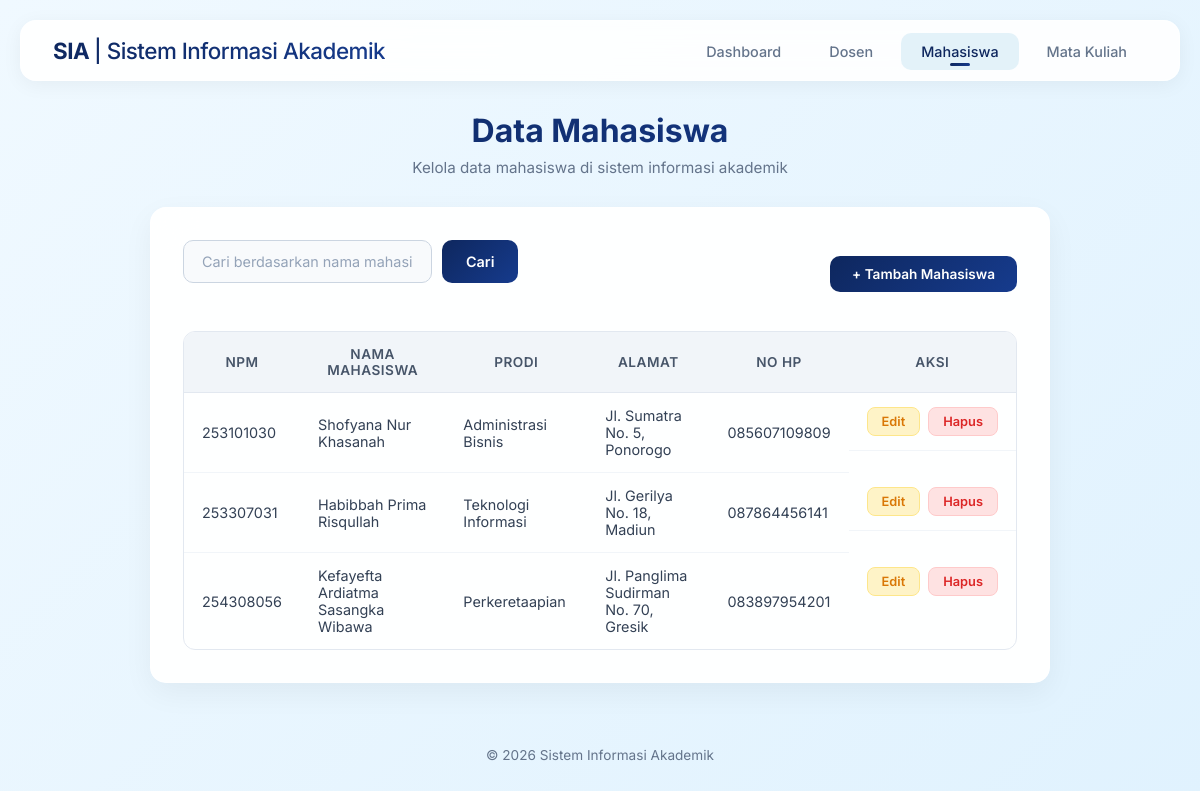
Screenshot of /viewmahasiswa.php with the database file from the repository.
### tables this page shows
CREATE TABLE IF NOT EXISTS t_mahasiswa (
    npm INT PRIMARY KEY,
    namaMhs VARCHAR(50),
    prodi VARCHAR(25),
    alamat VARCHAR(70),
    noHP VARCHAR(14)
);

### viewmahasiswa.php (the view, shortened to what this page needs)
<?php
  include("koneksi.php");
  $search = "";
  $whereClause = "";
?>
<!DOCTYPE html>
<html lang="id">
<head>
    <link rel="stylesheet" href="style.css">
</head>
<body>
    <nav class="navbar">
        <div class="brand">SIA <span>| Sistem Informasi Akademik</span></div>
        <ul class="nav-links">
            <li><a href="index.php">Dashboard</a></li>
            <li><a href="viewdosen.php">Dosen</a></li>
            <li><a href="viewmahasiswa.php" class="active">Mahasiswa</a></li>
            <li><a href="viewmatakuliah.php">Mata Kuliah</a></li>
        </ul>
    </nav>
    <div class="page-header fade-in">
        <h1>Data Mahasiswa</h1>
        <p>Kelola data mahasiswa di sistem informasi akademik</p>
    </div>
    <div class="card fade-in">
        <div class="actions-bar">
            <form class="search-bar" method="GET" action="viewmahasiswa.php">
                <input type="text" name="search" placeholder="Cari berdasarkan nama mahasiswa..." value="<?php echo htmlspecialchars($search); ?>">
                <button type="submit">Cari</button>
            </form>
            <a href="inputmahasiswa.php" class="btn btn-primary">+ Tambah Mahasiswa</a>
        </div>
        <table class="data-table">
            <thead>
                <tr>
                    <th>NPM</th>
                    <th>Nama Mahasiswa</th>
                    <th>Prodi</th>
                    <th>Alamat</th>
                    <th>No HP</th>
                    <th>Aksi</th>
                </tr>
            </thead>
            <tbody>
                <?php
                  $query = "SELECT * FROM t_mahasiswa" . $whereClause . " ORDER BY npm ASC";
                  $result = mysqli_query($link, $query);
                  if (mysqli_num_rows($result) > 0) {
                      while ($data = mysqli_fetch_assoc($result))
                      {
                          echo "<tr>";
                          echo "<td>$data[npm]</td>";
                          echo "<td>$data[namaMhs]</td>";
                          echo "<td>$data[prodi]</td>";
                          echo "<td>$data[alamat]</td>";
                          echo "<td>$data[noHP]</td>";
                          echo '<td class="action-links">
                              <a href="editmahasiswa.php?npm='.$data['npm'].'" class="btn btn-warning btn-sm">Edit</a>
                              <a href="hapusmahasiswa.php?npm='.$data['npm'].'" class="btn btn-danger btn-sm"
                                  onclick="return confirm(\'Anda yakin akan menghapus data?\')">Hapus</a>
                          </td>';
                          echo "</tr>";
                      }
                  } else {
                      echo '<tr><td colspan="6"><div class="empty-state"><div class="icon">📭</div><p>Belum ada data mahasiswa' . ($search ? ' untuk pencarian "' . htmlspecialchars($search) . '"' : '') . '</p></div></td></tr>';
                  }
                ?>
            </tbody>
        </table>
    </div>
    <div class="footer">
        &copy; <?php echo date('Y'); ?> Sistem Informasi Akademik
    </div>
</body>
</html>

### style.css (style rules this page uses)
* { margin: 0; padding: 0; box-sizing: border-box; }
body { font-family: 'Inter', sans-serif; background: linear-gradient(135deg, #f0f9ff 0%, #e0f2fe 100%); min-height: 100vh; color: #334155; padding: 20px; }
.navbar { background: rgba(255, 255, 255, 0.9); backdrop-filter: blur(20px); border: 1px solid rgba(255, 255, 255, 0.5); border-radius: 16px; padding: 16px 32px; margin-bottom: 30px; display: flex; justify-content: space-between; align-items: center; box-shadow: 0 4px 20px rgba(0, 0, 0, 0.05); }
.navbar .brand { font-size: 1.4rem; font-weight: 700; background: linear-gradient(135deg, #0e275e 0%, #163b8d 100%); -webkit-background-clip: text; -webkit-text-fill-color: transparent; background-clip: text; letter-spacing: -0.5px; }
.navbar .brand span { color: #355C7D; font-weight: 500; opacity: 1; }
.nav-links { display: flex; gap: 8px; list-style: none; }
.nav-links a { text-decoration: none; color: #64748b; padding: 10px 20px; border-radius: 10px; font-size: 0.9rem; font-weight: 500; transition: all 0.3s cubic-bezier(0.4, 0, 0.2, 1); position: relative; }
.nav-links a:hover, .nav-links a.active { color: #0e275e; background: rgba(2, 132, 199, 0.1); }
.nav-links a.active::after { content: ''; position: absolute; bottom: 4px; left: 50%; transform: translateX(-50%); width: 20px; height: 3px; background: linear-gradient(135deg, #0e275e, #163b8d); border-radius: 2px; }
.page-header { text-align: center; margin-bottom: 30px; }
.page-header h1 { font-size: 2rem; font-weight: 700; background: linear-gradient(135deg, #0e275e 0%, #163b8d 100%); -webkit-background-clip: text; -webkit-text-fill-color: transparent; background-clip: text; margin-bottom: 8px; }
.page-header p { color: #64748b; font-size: 0.95rem; }
.card { background: rgba(255, 255, 255, 0.95); backdrop-filter: blur(20px); border: 1px solid rgba(255, 255, 255, 0.8); border-radius: 16px; padding: 32px; box-shadow: 0 10px 30px rgba(0, 0, 0, 0.05); max-width: 900px; margin: 0 auto; }
.search-bar { display: flex; gap: 10px; margin-bottom: 24px; max-width: 500px; }
.search-bar input[type="text"] { flex: 1; padding: 12px 18px; border-radius: 10px; border: 1px solid #cbd5e1; background: #f8fafc; color: #334155; font-family: 'Inter', sans-serif; font-size: 0.9rem; outline: none; transition: border-color 0.3s, box-shadow 0.3s; }
.search-bar input[type="text"]::placeholder { color: #94a3b8; }
.search-bar button { padding: 12px 24px; border-radius: 10px; border: none; background: linear-gradient(135deg, #0e275e 0%, #163b8d 100%); color: #fff; font-family: 'Inter', sans-serif; font-weight: 600; font-size: 0.9rem; cursor: pointer; transition: all 0.3s; }
.actions-bar { display: flex; justify-content: space-between; align-items: center; margin-bottom: 24px; flex-wrap: wrap; gap: 12px; }
.btn { display: inline-flex; align-items: center; gap: 6px; text-decoration: none; padding: 10px 22px; border-radius: 10px; font-family: 'Inter', sans-serif; font-weight: 600; font-size: 0.85rem; cursor: pointer; border: none; transition: all 0.3s cubic-bezier(0.4, 0, 0.2, 1); }
.btn-primary { background: linear-gradient(135deg, #0e275e 0%, #163b8d 100%); color: #fff; }
.btn-warning { background: #fef3c7; color: #d97706; border: 1px solid #fde68a; }
.btn-danger { background: #fee2e2; color: #dc2626; border: 1px solid #fecaca; }
.btn-sm { padding: 6px 14px; font-size: 0.8rem; border-radius: 8px; }
.data-table { width: 100%; border-collapse: separate; border-spacing: 0; overflow: hidden; border-radius: 12px; border: 1px solid #e2e8f0; }
.data-table thead { background: #f1f5f9; }
.data-table th { padding: 14px 18px; text-align: center; font-weight: 600; font-size: 0.85rem; color: #475569; text-transform: uppercase; letter-spacing: 0.5px; border-bottom: 1px solid #e2e8f0; }
.data-table td { padding: 14px 18px; font-size: 0.9rem; color: #334155; border-bottom: 1px solid #f1f5f9; }
.data-table tbody tr { transition: background 0.2s; }
.data-table tbody tr:last-child td { border-bottom: none; }
.data-table .action-links { display: flex; gap: 8px; }
.footer { text-align: center; padding: 24px; margin-top: 40px; color: #64748b; font-size: 0.85rem; }
.fade-in { animation: fadeIn 0.5s ease; }

### rows the page displays
t_mahasiswa: npm "253101030", namaMhs "Shofyana Nur Khasanah", prodi "Administrasi Bisnis", alamat "Jl. Sumatra No. 5, Ponorogo", noHP "085607109809"
t_mahasiswa: npm "253307031", namaMhs "Habibbah Prima Risqullah", prodi "Teknologi Informasi", alamat "Jl. Gerilya No. 18, Madiun", noHP "087864456141"
t_mahasiswa: npm "254308056", namaMhs "Kefayefta Ardiatma Sasangka Wibawa", prodi "Perkeretaapian", alamat "Jl. Panglima Sudirman No. 70, Gresik", noHP "083897954201"
